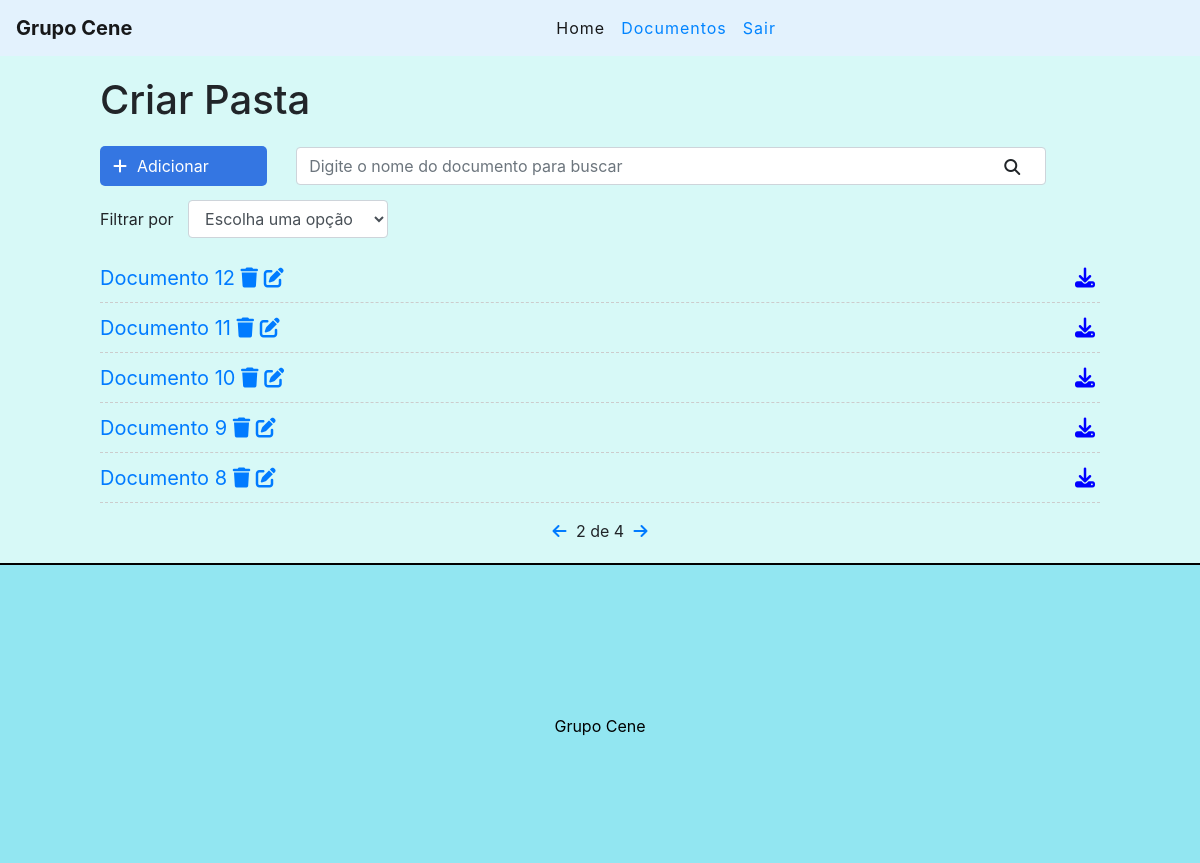
The page /doc/?page=2 (signed in) on the database its author committed.
### documentos/models.py (models this page shows, shortened)
class Documento(models.Model):
    STATUS = (
        ('done', 'Empresa'),
        ('doing', 'Assunto'),
    )
    title = models.CharField(max_length=255)
    description = models.TextField()
    tipo = models.CharField(
        max_length=7,
        choices=STATUS
    )
    user = models.ForeignKey(get_user_model(), on_delete=models.CASCADE)
    created_at = models.DateTimeField(auto_now_add=True)
    updated_at = models.DateTimeField(auto_now=True)

### documentos/views.py (the view)
# urls.py: path('doc/', views.empresaDoc, name="empresa-doc"),
@login_required
def empresaDoc(request):
    search = request.GET.get('search')
    filter = request.GET.get('filter')
    if search:
        documentos = Documento.objects.filter(title__icontains=search, user=request.user)
    elif filter:
        documentos = Documento.objects.filter(tipo=filter, user=request.user)
    else:
        documentos_list = Documento.objects.all().order_by('-created_at').filter(user=request.user)
        paginator = Paginator(documentos_list, 5)
        page = request.GET.get('page')
        documentos = paginator.get_page(page)
    return render(request, 'documentos/doc.html', {'documentos': documentos})

### documentos/templates/documentos/doc.html (shortened to what this page needs)
{% extends 'base.html' %}
{% block content %}
<div class="offset-1 col-10 list-div">
    <h1>Criar Pasta</h1>
    <a id="add-link" href="/doc/upload">
        <div class="col-2 add-div">
            <i class="fas fa-plus"></i>Adicionar
        </div>
    </a>
    <div class="col-9 search-div">
        <form method="GET" id="search-form">
            <input class="form-control" type="text" id="search" name="search" placeholder="Digite o nome do documento para buscar" value="{{ request.GET.search }}">
            <i class="fas fa-search" id="search-btn"></i>
        </form>
    </div>
    <div class="col-12 filter-div">
        <span>Filtrar por</span>
        <select name="filter" id="filter" class="form-control">
            <option value="">Escolha uma opção</option>
        </select>
    </div>
    <ul class="doc-list">
        {% for documento in documentos %}
        <li class="doc-item">
            <span><a href="/documento/{{documento.id}}">{{documento.title}}</a></span>
            <a href="/delete/{{documento.id}}" class="delete-btn"><span><i class="fas fa-trash"></i></span></a>
            <a href="/edit/{{documento.id}}"><span><i class="fas fa-edit"></i></span></a>
            <span><i class="fas fa-download"></i></span>
        </li>
        {% endfor %}
    </ul>
    <div class="pagination">
        <span class="step-links">
            {% if documentos.has_previous %}
                <a href="?page={{ documentos.previous_page_number }}"><i class="fas fa-arrow-left"></i></a>
            {% endif %}
            {% if documentos.paginator.num_pages %}
            <span class="current">
                {{ documentos.number }} de {{ documentos.paginator.num_pages }}
            </span>
            {% endif %}
            {% if documentos.has_next %}
                <a href="?page={{ documentos.next_page_number }}"><i class="fas fa-arrow-right"></i></a>
            {% endif %}
        </span>
    </div>
</div>
{% endblock %}

### documentos/static/css/styles.css (style rules this page uses)
#add-link { text-decoration: none; }
.add-div { background-color: #3476e2; cursor: pointer; display: inline-block; color: #fff; padding: 8px; border-radius: 5px; margin-right: 25px; }
.fas.fa-plus { color: #fff; margin-right: 10px; margin-left: 5px; }
.fas.fa-search { position: absolute; top: 12px; right: 26px; cursor: pointer; }
.search-div { padding: 0px; margin-top: 15px; margin-bottom: 15px; display: inline-block; }
.filter-div { margin-bottom: 15px; padding: 0; }
#filter { display: inline-block; width: 200px; margin-left: 10px; }
.list-div { padding: 0; }
.doc-list { padding-left: 0; }
.doc-item { list-style: none; font-size: 20px; height: 50px; padding-top: 10px; border-bottom: 1px dashed #ccc; }
.fas.fa-times-circle, .fas.fa-box, .fas.fa-download { cursor: pointer; margin: 5px; font-size: 20px; float: right; }
.fas.fa-download { color: blue; }
.pagination { margin-bottom: 20px; }
.step-links { position: relative; margin-left: auto; margin-right: auto; }
.step-links .current { margin-left: 5px; margin-right: 5px; }

### rows shown on the page
Documento: title "Documento 12"
Documento: title "Documento 11"
Documento: title "Documento 10"
Documento: title "Documento 9"
Documento: title "Documento 8"

### other values the page prints
{{ documentos.number }} "2"
{{ documentos.paginator.num_pages }} "4"
